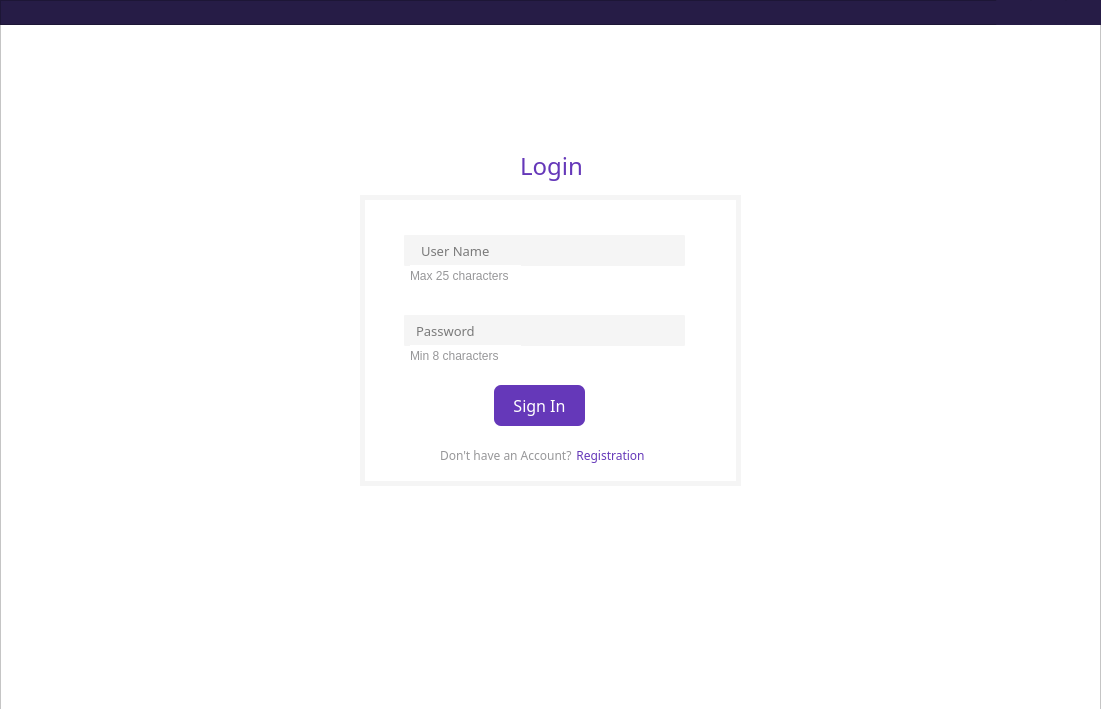
<?xml version="1.0" encoding="UTF-8"?>
<ui version="4.0">
 <class>MainWindow</class>
 <widget class="QMainWindow" name="MainWindow">
  <property name="geometry">
   <rect>
    <x>0</x>
    <y>0</y>
    <width>1101</width>
    <height>709</height>
   </rect>
  </property>
  <property name="windowTitle">
   <string>MainWindow</string>
  </property>
  <widget class="QWidget" name="centralwidget">
   <widget class="QFrame" name="frame">
    <property name="geometry">
     <rect>
      <x>0</x>
      <y>20</y>
      <width>1101</width>
      <height>691</height>
     </rect>
    </property>
    <property name="styleSheet">
     <string notr="true">background-color: rgb(255, 255, 255);</string>
    </property>
    <property name="frameShape">
     <enum>QFrame::StyledPanel</enum>
    </property>
    <property name="frameShadow">
     <enum>QFrame::Raised</enum>
    </property>
    <widget class="QFrame" name="frame_2">
     <property name="geometry">
      <rect>
       <x>360</x>
       <y>175</y>
       <width>381</width>
       <height>291</height>
      </rect>
     </property>
     <property name="styleSheet">
      <string notr="true">QFrame{
border : 5px solid #f5f5f5;

}</string>
     </property>
     <property name="frameShape">
      <enum>QFrame::StyledPanel</enum>
     </property>
     <property name="frameShadow">
      <enum>QFrame::Raised</enum>
     </property>
     <widget class="QLineEdit" name="lineEdit_3">
      <property name="geometry">
       <rect>
        <x>44</x>
        <y>40</y>
        <width>281</width>
        <height>31</height>
       </rect>
      </property>
      <property name="font">
       <font>
        <family>Noto Naskh Arabic UI</family>
        <pointsize>10</pointsize>
       </font>
      </property>
      <property name="styleSheet">
       <string notr="true">QLineEdit{
	background-color: rgb(245, 245, 245);
border-radius: 1px;
padding: 0% 15%;
}</string>
      </property>
      <property name="placeholderText">
       <string>User Name</string>
      </property>
     </widget>
     <widget class="QLineEdit" name="lineEdit_5">
      <property name="geometry">
       <rect>
        <x>44</x>
        <y>120</y>
        <width>281</width>
        <height>31</height>
       </rect>
      </property>
      <property name="font">
       <font>
        <family>Noto Naskh Arabic UI</family>
        <pointsize>10</pointsize>
       </font>
      </property>
      <property name="styleSheet">
       <string notr="true">QLineEdit{
	background-color: rgb(245, 245, 245);
border-radius: 1px;
padding: 0% 10%;
}</string>
      </property>
      <property name="placeholderText">
       <string>Password</string>
      </property>
     </widget>
     <widget class="QPushButton" name="pushButton_15">
      <property name="geometry">
       <rect>
        <x>134</x>
        <y>190</y>
        <width>91</width>
        <height>41</height>
       </rect>
      </property>
      <property name="font">
       <font>
        <family>Noto Naskh Arabic UI</family>
        <pointsize>12</pointsize>
        <weight>50</weight>
        <bold>false</bold>
       </font>
      </property>
      <property name="styleSheet">
       <string notr="true">QPushButton{
border-radius: 7px;
background-color: #6538b9;
color: white;
}</string>
      </property>
      <property name="text">
       <string>Sign In</string>
      </property>
     </widget>
     <widget class="QLabel" name="label_2">
      <property name="geometry">
       <rect>
        <x>50</x>
        <y>70</y>
        <width>111</width>
        <height>21</height>
       </rect>
      </property>
      <property name="font">
       <font>
        <family>Noto Sans Arabic UI</family>
       </font>
      </property>
      <property name="styleSheet">
       <string notr="true">QLabel{
border :none;
color: #979799;
}</string>
      </property>
      <property name="text">
       <string>Max 25 characters</string>
      </property>
     </widget>
     <widget class="QLabel" name="label_3">
      <property name="geometry">
       <rect>
        <x>50</x>
        <y>150</y>
        <width>111</width>
        <height>21</height>
       </rect>
      </property>
      <property name="font">
       <font>
        <family>Noto Sans Arabic UI</family>
       </font>
      </property>
      <property name="styleSheet">
       <string notr="true">QLabel{
border :none;
color: #979799;
}</string>
      </property>
      <property name="text">
       <string>Min 8 characters</string>
      </property>
     </widget>
     <widget class="QLabel" name="label_4">
      <property name="geometry">
       <rect>
        <x>80</x>
        <y>250</y>
        <width>141</width>
        <height>21</height>
       </rect>
      </property>
      <property name="font">
       <font>
        <family>Noto Naskh Arabic UI</family>
        <pointsize>9</pointsize>
       </font>
      </property>
      <property name="styleSheet">
       <string notr="true">QLabel{
border :none;
color: #979799;
}</string>
      </property>
      <property name="text">
       <string>Don't have an Account?</string>
      </property>
     </widget>
     <widget class="QPushButton" name="pushButton">
      <property name="geometry">
       <rect>
        <x>215</x>
        <y>249</y>
        <width>71</width>
        <height>23</height>
       </rect>
      </property>
      <property name="font">
       <font>
        <family>Noto Naskh Arabic UI</family>
        <pointsize>9</pointsize>
       </font>
      </property>
      <property name="styleSheet">
       <string notr="true">QPushButton{
border-radius: 7px;
color: #6538b9;
}</string>
      </property>
      <property name="text">
       <string>Registration</string>
      </property>
     </widget>
    </widget>
    <widget class="QLabel" name="label">
     <property name="geometry">
      <rect>
       <x>520</x>
       <y>120</y>
       <width>61</width>
       <height>51</height>
      </rect>
     </property>
     <property name="font">
      <font>
       <family>Noto Naskh Arabic UI</family>
       <pointsize>18</pointsize>
      </font>
     </property>
     <property name="styleSheet">
      <string notr="true">QLabel{
text-align: center;
color: #6538b9;
}</string>
     </property>
     <property name="text">
      <string>Login</string>
     </property>
    </widget>
    <widget class="QLabel" name="label_5">
     <property name="geometry">
      <rect>
       <x>100</x>
       <y>80</y>
       <width>691</width>
       <height>16</height>
      </rect>
     </property>
     <property name="text">
      <string/>
     </property>
    </widget>
   </widget>
   <widget class="QFrame" name="frame_5">
    <property name="geometry">
     <rect>
      <x>0</x>
      <y>0</y>
      <width>1101</width>
      <height>25</height>
     </rect>
    </property>
    <property name="styleSheet">
     <string notr="true">background-color: rgb(38, 28, 70);</string>
    </property>
    <property name="frameShape">
     <enum>QFrame::StyledPanel</enum>
    </property>
    <property name="frameShadow">
     <enum>QFrame::Raised</enum>
    </property>
    <widget class="QPushButton" name="pushButton_12">
     <property name="geometry">
      <rect>
       <x>1066</x>
       <y>0</y>
       <width>35</width>
       <height>25</height>
      </rect>
     </property>
     <property name="styleSheet">
      <string notr="true">QPushButton{
	border-radius: 1px;
}

QPushButton:hover{
	background-color: red;
}
</string>
     </property>
     <property name="text">
      <string/>
     </property>
     <property name="icon">
      <iconset>
       <normaloff>../code/Resources/close4.png</normaloff>../code/Resources/close4.png</iconset>
     </property>
     <property name="iconSize">
      <size>
       <width>20</width>
       <height>20</height>
      </size>
     </property>
    </widget>
    <widget class="QPushButton" name="pushButton_13">
     <property name="geometry">
      <rect>
       <x>996</x>
       <y>0</y>
       <width>35</width>
       <height>25</height>
      </rect>
     </property>
     <property name="styleSheet">
      <string notr="true">QPushButton{
	border-radius: 1px;
}

QPushButton:hover{
	background-color: #45357a;
}
</string>
     </property>
     <property name="text">
      <string/>
     </property>
     <property name="icon">
      <iconset>
       <normaloff>../code/Resources/minimize2.png</normaloff>../code/Resources/minimize2.png</iconset>
     </property>
     <property name="iconSize">
      <size>
       <width>17</width>
       <height>17</height>
      </size>
     </property>
    </widget>
    <widget class="QPushButton" name="pushButton_14">
     <property name="geometry">
      <rect>
       <x>1031</x>
       <y>0</y>
       <width>35</width>
       <height>25</height>
      </rect>
     </property>
     <property name="styleSheet">
      <string notr="true">QPushButton{
border-radius: 1px;
}

QPushButton:hover{
	background-color: #45357a;
}
</string>
     </property>
     <property name="text">
      <string/>
     </property>
     <property name="icon">
      <iconset>
       <normaloff>../code/Resources/maximize2.png</normaloff>../code/Resources/maximize2.png</iconset>
     </property>
     <property name="iconSize">
      <size>
       <width>15</width>
       <height>15</height>
      </size>
     </property>
    </widget>
   </widget>
  </widget>
 </widget>
 <resources/>
 <connections/>
</ui>
